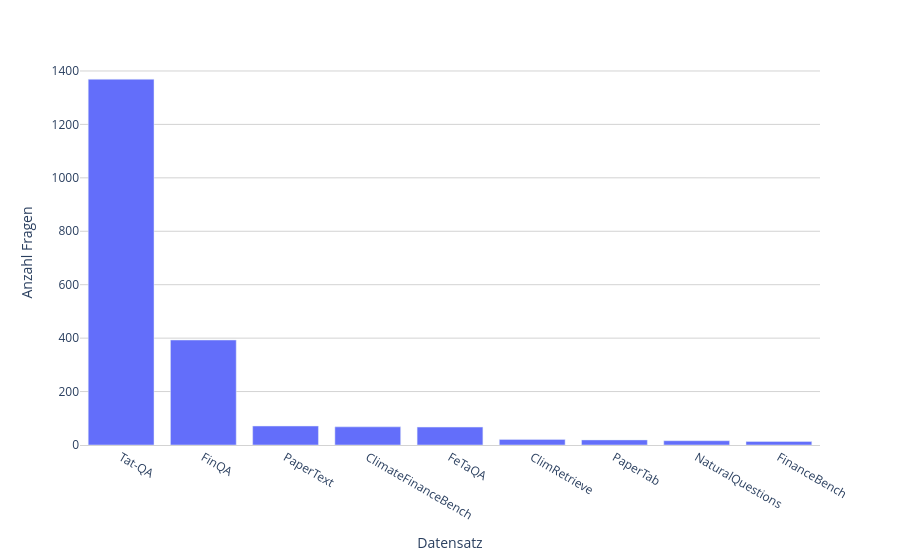

Notebook code for this chart:
### Code cell
PX.bar(pd.DataFrame({'x': pdfqa_file_path_value_counts.index.tolist(), 'y': pdfqa_file_path_value_counts.values.tolist()}), xaxes = {'title': 'Datensatz'}, yaxes = {'title': 'Anzahl Fragen'})

### Figure 1 — Plotly figure (JSON) as saved in the notebook; plotly's stock layout.template omitted (floating-point values rounded to 4 significant figures)
{"data": [{"hovertemplate": "x=%{x}<br>y=%{y}<extra></extra>", "legendgroup": "", "marker": {"color": "#636efa", "pattern": {"shape": ""}}, "name": "", "orientation": "v", "showlegend": false, "textposition": "auto", "type": "bar", "x": ["Tat-QA", "FinQA", "PaperText", "ClimateFinanceBench", "FeTaQA", "ClimRetrieve", "PaperTab", "NaturalQuestions", "FinanceBench"], "xaxis": "x", "y": [1369, 393, 71, 68, 67, 21, 19, 16, 13], "yaxis": "y"}], "layout": {"barmode": "relative", "legend": {"tracegroupgap": 0}, "margin": {"t": 60}, "paper_bgcolor": "rgba(255, 255, 255, 1.0)", "plot_bgcolor": "rgba(255, 255, 255, 1.0)", "showlegend": true, "width": 900, "xaxis": {"anchor": "y", "domain": [0, 1], "linecolor": "LightGrey", "linewidth": 1, "showline": true, "title": {"text": "Datensatz"}}, "yaxis": {"anchor": "x", "domain": [0, 1], "gridcolor": "LightGrey", "gridwidth": 1, "showgrid": true, "title": {"text": "Anzahl Fragen"}}}}
